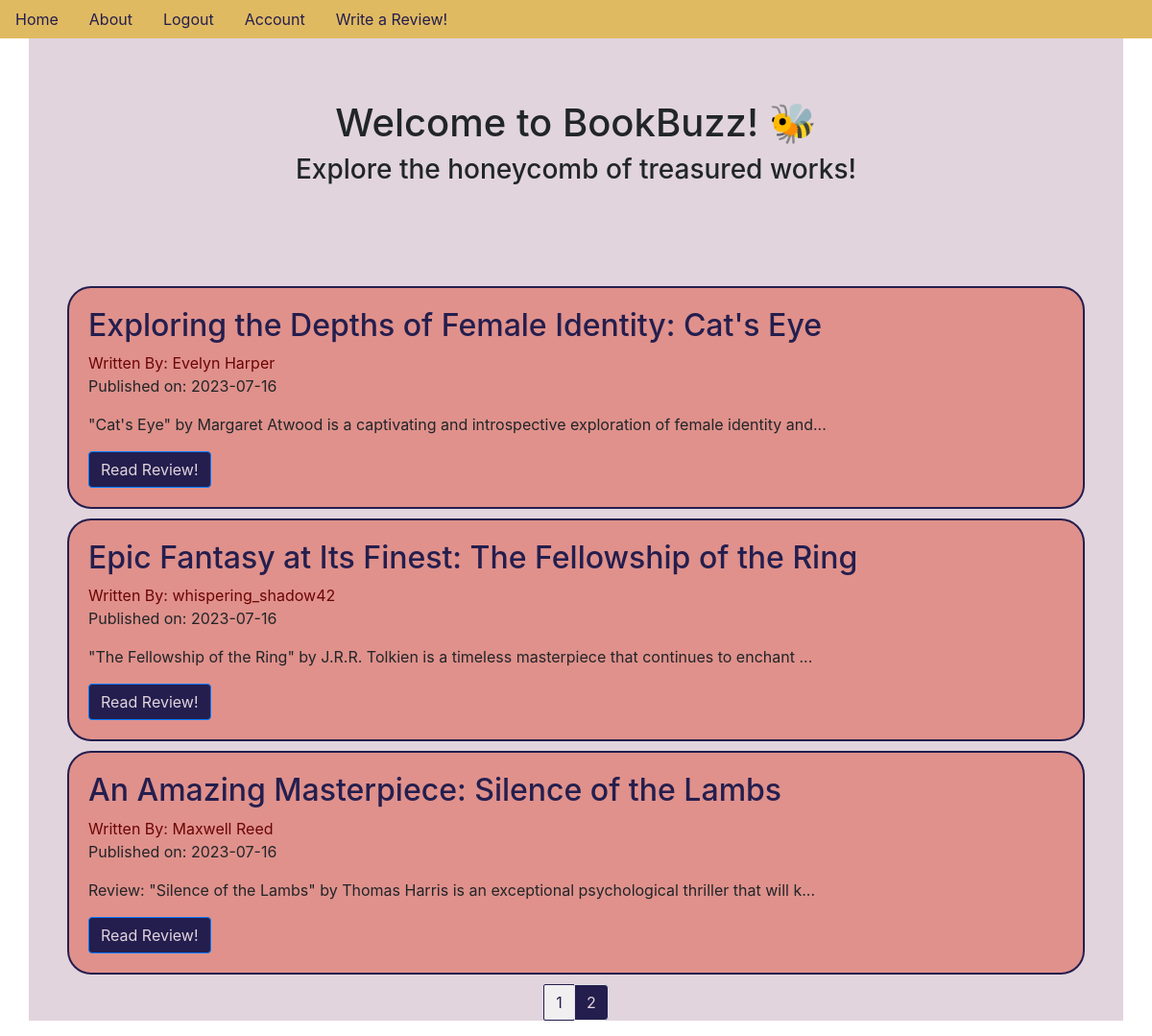
The page /?page=2 (signed in) on the database its author committed.
### bookReviewBlog/models.py (models this page shows, shortened)
class BlogPost(db.Model):
    users = db.relationship(User)
    id = db.Column(db.Integer, primary_key=True)
    userId = db.Column(db.Integer, db.ForeignKey('users.id'), nullable = False)
    date = db.Column(db.DateTime, nullable=False, default=datetime.utcnow)
    title = db.Column(db.String(140), nullable=False)
    text = db.Column(db.Text, nullable=False)

class User(db.Model, UserMixin):
    __tablename__ = "users"
    id = db.Column(db.Integer, primary_key=True)
    profile_image = db.Column(db.String(64), nullable=False, default='default_profile.png')
    email = db.Column(db.String(64), unique=True, index=True)
    username =  db.Column(db.String(64), unique=True, index=True)
    password_hash = db.Column(db.String(128))
    posts = db.relationship('BlogPost', backref='author', lazy=True)

### bookReviewBlog/core/views.py (the view)
@core.route('/')
def index():
    page = request.args.get('page', 1, type=int)
    blog_posts = BlogPost.query.order_by(BlogPost.date.desc()).paginate(page=page, per_page=5)
    return render_template('index.html', blog_posts=blog_posts)

### bookReviewBlog/models.py (called while the page is built)
@loginManager.user_loader
def load_user(userId):
    return User.query.get(userId)

### bookReviewBlog/templates/index.html (shortened to what this page needs)
{% extends "base.html" %}
{% block content %}
    <div class="jumbotron"  style="text-align: center; background-color:#E1D4DD;" >
        <h1> Welcome to BookBuzz! 🐝 </h1>
        <h3> Explore the honeycomb of treasured works!</h3>
    </div>
    <div class="container">
        {% for post in blog_posts.items %}
        <div class="card" style="background-color: #E0918B; border-radius: 25px; margin: 10px; border-color: #241E4E; border-width: 2px;">
            <div class="card-body">
            <h2><a class="card-title" href="  {{ url_for('bookPosts.blogPost', blogPostID=post.id) }}" style="color: #241E4E;">{{ post.title }}</a></h2>
            <a href="{{ url_for('users.userPosts', username=post.author.username) }}" style="color: #6B0504">Written By: {{ post.author.username }}</a>
            <p>Published on: {{ post.date.strftime('%Y-%m-%d') }}</p>
            <p class="card-text">{{ post.text[:100] }}...</p>
            <a href="{{ url_for('bookPosts.blogPost', blogPostID=post.id) }}" class="btn btn-primary" style="color: #E1D4DD; background-color: #241E4E;">Read Review!</a>
            </div>
        </div>
        {% endfor %}
        <nav aria-label="Page navigation example">
            <ul class="pagination justify-content-center">
            {% for page_num in blog_posts.iter_pages(left_edge=1, right_edge=1, left_current=1, right_current=2) %}
                {% if blog_posts.page == page_num %}
                <li class="page-item disabled" >
                <a class="page-link" href="{{ url_for('core.index', page=page_num) }}" style="color: #E1D4DD; background-color: #241E4E;">{{ page_num }}</a></li>
                {% else %}
                <li class="page-item"><a class="page-link" href="{{ url_for('core.index', page=page_num) }}" style="color: #241E4E; background-color: #F2EFF1; border-color: #241E4E; border-radius: 2px;" >{{ page_num }}</a></li>
                {% endif %}
            {% endfor %}
        </nav>
{% endblock %}

### rows shown on the page
BlogPost: title "Exploring the Depths of Female Identity: Cat's Eye", author.username "Evelyn Harper", date "2023-07-16", text "\"Cat's Eye\" by Margaret Atwood is a captivating and introspective exploration of female identity and"
BlogPost: title "Epic Fantasy at Its Finest: The Fellowship of the Ring", author.username "whispering_shadow42", date "2023-07-16", text "\"The Fellowship of the Ring\" by J.R.R. Tolkien is a timeless masterpiece that continues to enchant"
BlogPost: title "An Amazing Masterpiece: Silence of the Lambs", author.username "Maxwell Reed", date "2023-07-16", text "Review: \"Silence of the Lambs\" by Thomas Harris is an exceptional psychological thriller that will k"

### other values the page prints
{{ page_num }} "1"
{{ page_num }} "2"
